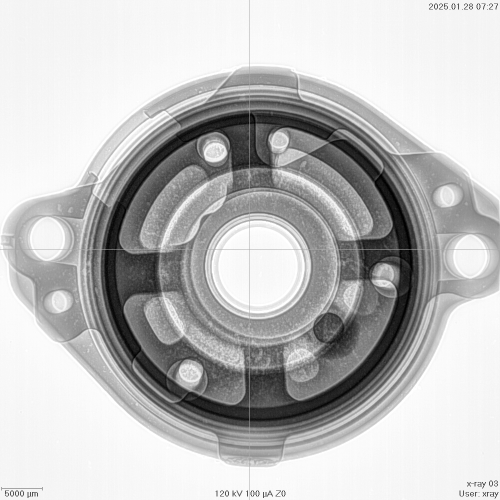
#> input picture new_testimages/001-flash.jpg, 1000 x 1000 px (shown at 1/2 size)
$ python -i app.py   (imports and definitions only)
#> lines starting #> are read from the running program, lines starting #| are printed output that depends on the picture
from flask import Flask, render_template, request, url_for
import os
import cv2
import numpy as np
import pywt
from skimage import exposure
import matplotlib.pyplot as plt
import uuid

# [1 line not run here, left out]
# [1 line that did not run here, left out]
# [1 line that did not run here, left out]
# [1 line that did not run here, left out]

# Create directories if they don't exist
# [2 lines not run here, left out]

def allowed_file(filename):
    return '.' in filename and \
           filename.rsplit('.', 1)[1].lower() in {'tif', 'tiff'}

def process_image(image_path):
    # Load image
#> called with image_path = '001-flash.jpg'
    img = cv2.imread(image_path, cv2.IMREAD_ANYDEPTH | cv2.IMREAD_GRAYSCALE)
#> img is the input picture: shape (1000, 1000); min 0, max 255, mean 190.4
    if img is None:
        raise ValueError("Invalid image file")

    # Normalization with percentile scaling
    p99 = np.percentile(img, 100)
#> p99 = 255
    img_norm = np.clip(img.astype(np.float32)/p99, 0, 1)

    # Wavelet transform with different parameters
    wavelet = 'bior2.2'  # Changed wavelet for better edge preservation
    coeffs = pywt.wavedec2(img_norm, wavelet, level=2)  # Reduced decomposition level
#> coeffs = 3 items
    cA2, (cH2, cV2, cD2), (cH1, cV1, cD1) = coeffs
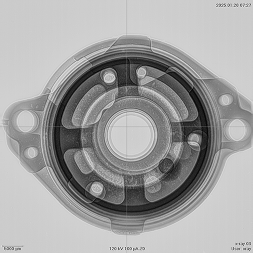
#> cA2: shape (253, 253) float32; min -0.221, max 4.86, mean 3.01; drawn with min black and max white
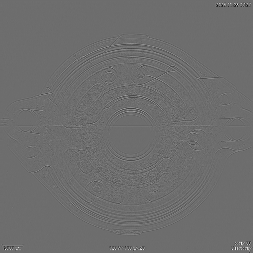
#> cH2: shape (253, 253) float32; min -1.16, max 1.53, mean 0.000331; drawn with min black and max white
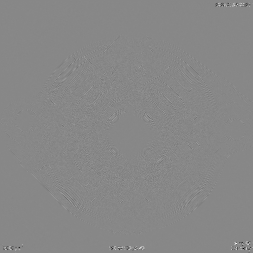
#> cD2: shape (253, 253) float32; min -1.37, max 1.2, mean 0.000335; drawn with min black and max white

    # Adaptive thresholding using BayesShrink
    threshold_factor = 1.5  # More conservative threshold
    threshold_cD1 = pywt.threshold(cD1, threshold_factor*np.std(cD1), mode='soft', substitute=np.median(cD1))
    threshold_cD2 = pywt.threshold(cD2, threshold_factor*np.std(cD2), mode='soft', substitute=np.median(cD2))

    # Enhanced edge amplification
    edge_boost = 50  # Increased edge enhancement factor
    coeffs_enhanced = [
        cA2,
        (cH2*1, cV2*1, threshold_cD2),  # Moderate enhancement for mid-level features
        (cH1*edge_boost, cV1*edge_boost, threshold_cD1)  # Stronger enhancement for fine details
    ]

    # Reconstruction with careful normalization
    img_recon = pywt.waverec2(coeffs_enhanced, wavelet)
    img_recon = np.clip(img_recon, 0, 1)

    # Adaptive CLAHE with smaller tile size
    clahe = cv2.createCLAHE(clipLimit=0.5, tileGridSize=(4, 4))  # Smaller grid for local contrast
    img_clahe = clahe.apply((img_recon * 65535).astype(np.uint16))  # Use 16-bit processing
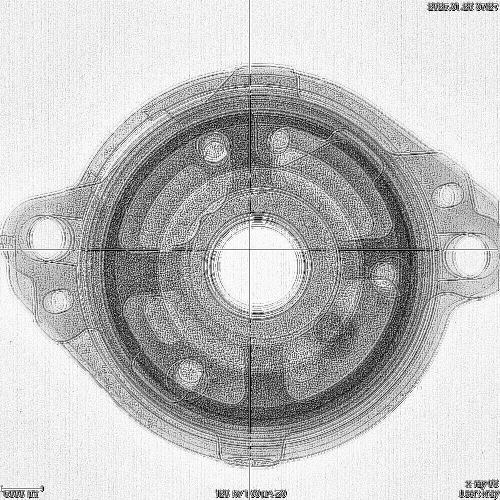
#> img_clahe: shape (1000, 1000) uint16 (shown at 1/2 size); min 2, max 65535, mean 49036.6; drawn with min black and max white
    img_clahe = img_clahe.astype(np.float32) / 65535.0

    # Dynamic gamma correction
    p5, p95 = np.percentile(img_clahe, (2, 100))  # Wider percentile range
#> p5 = 3.05e-05; p95 = 1
    gamma = 0.6
    img_gamma = exposure.adjust_gamma(img_clahe, gamma=gamma)

    # Edge-preserving sharpening using unsharp masking
    blurred = cv2.GaussianBlur(img_gamma, (0, 0), 8.0)
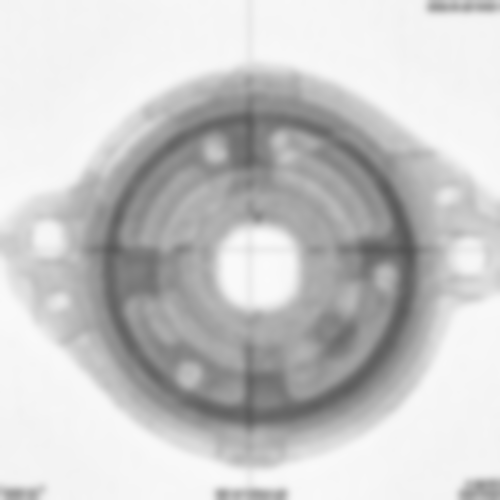
#> blurred: shape (1000, 1000) float32 (shown at 1/2 size); min 0.33, max 0.981, mean 0.789
    img_sharp = cv2.addWeighted(img_gamma, 3, blurred, -2, 0)
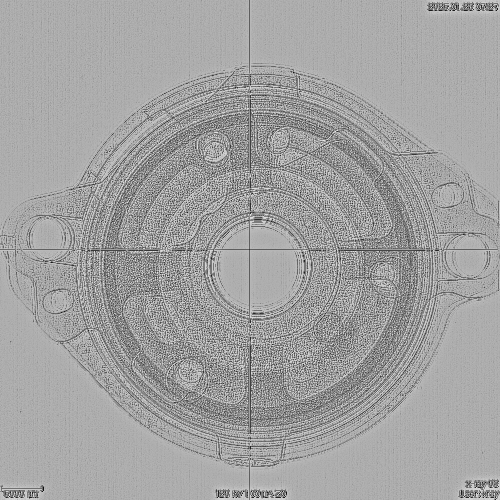
#> img_sharp: shape (1000, 1000) float32 (shown at 1/2 size); min -1.92, max 2.34, mean 0.789; drawn with min black and max white
    img_sharp = np.clip(img_sharp, 0, 1)
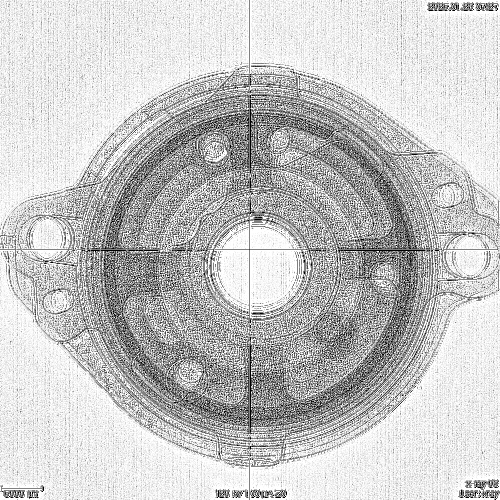
#> img_sharp: shape (1000, 1000) float32 (shown at 1/2 size); min 0, max 1, mean 0.774

    # Final conversion to 8-bit with histogram stretching
    enhanced_img = exposure.rescale_intensity(img_sharp, out_range=(0, 255)).astype(np.uint8)

    return enhanced_img, img
# [58 lines that did not run here, left out]

# [2 lines not run here, left out]


>>> result = process_image('001-flash.jpg')
